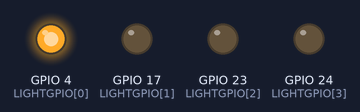
The program below on a simulated Raspberry Pi (BCM pin numbers). Parts: output pins drawn as LEDs (lit = HIGH).

Above: at 0.5 s.
At 1.5 s:
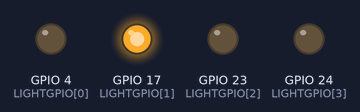
At 2.5 s:
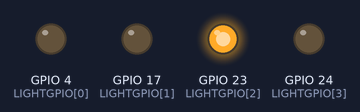
At 3.5 s:
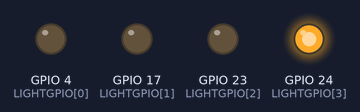
Timing chart, 0 to 5.2 s (numbered marks = the images above):
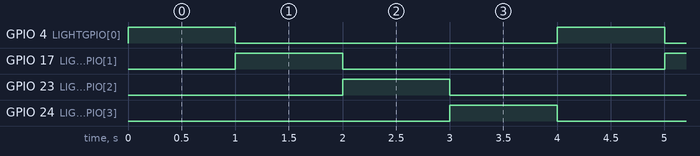

The program:

disco-chaser1.py
```python
from gpiozero import LED
import time

# GPIO port numbers for the light
#9 = gnd, 7 = GPIO 4, 11 = GPIO 17, 16 = GPIO 23, 18 = GPIO 24
LIGHTGPIO = [4, 17, 23, 24]
# Time between each step in the sequence in seconds
DELAY = 1

lights = [LED(LIGHTGPIO[0]), LED(LIGHTGPIO[1]), LED(LIGHTGPIO[2]), LED(LIGHTGPIO[3])]

# Track our position in the sequence
seq_number = 0

while True :
    if (seq_number > 3):
        seq_number = 0
    for x in range (4):
        lights[x].off()
    lights[seq_number].on()
    seq_number = seq_number + 1
    time.sleep(DELAY)
```

Measured:
- by itself, GPIO 4 (LIGHTGPIO[0]), GPIO 17 (LIGHTGPIO[1]), GPIO 23 (LIGHTGPIO[2]), GPIO 24 (LIGHTGPIO[3]): alternates HIGH for 1.0 s and LOW for 3.0 s
- by itself, everything shown: repeats every 4.0 s, in 4 steps
